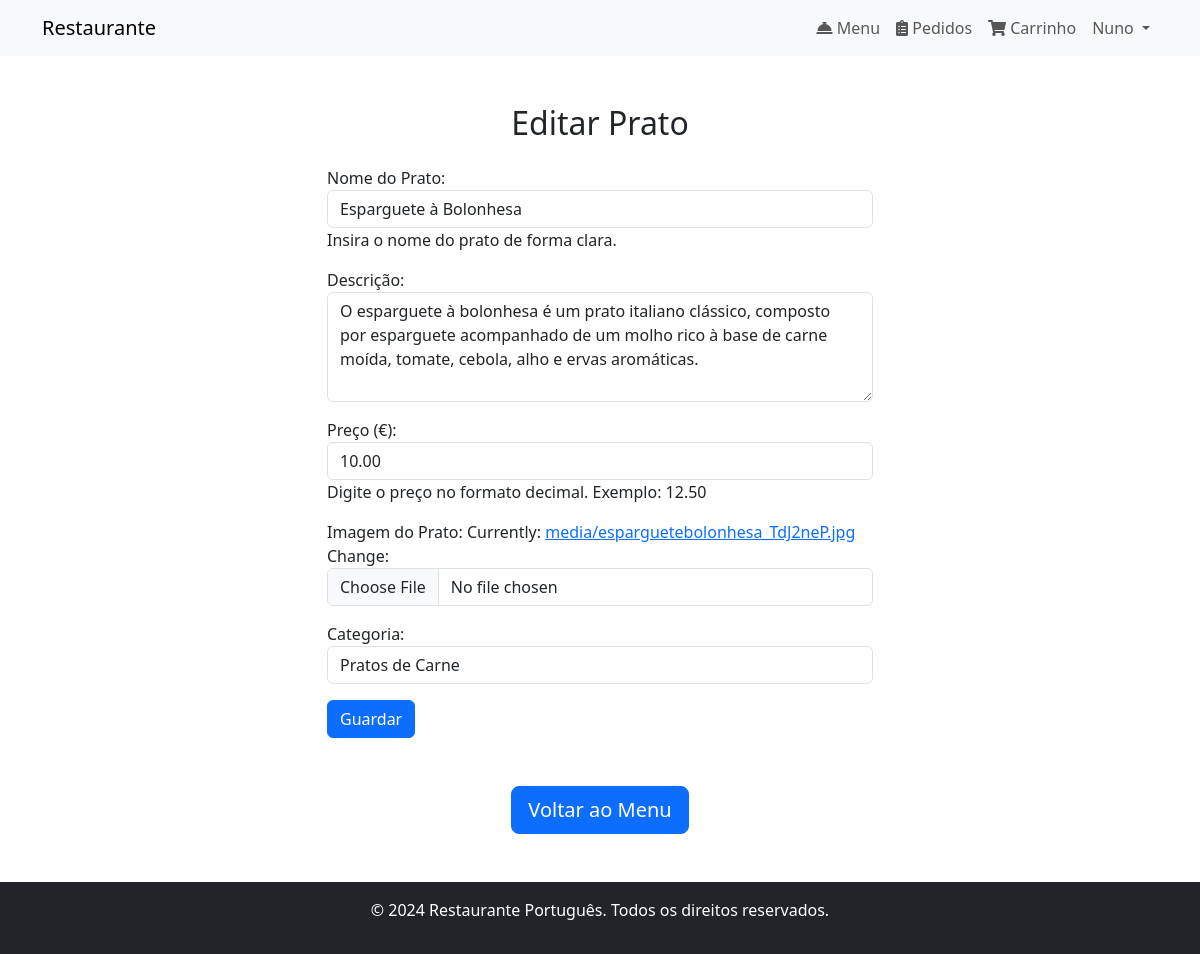
The page /menu/editar/6/ (signed in) on the database its author committed.
### menu/models.py (models this page shows, shortened)
class Prato(models.Model):
    nome = models.CharField(max_length=100)
    descricao = models.TextField()
    preco = models.DecimalField(max_digits=6, decimal_places=2)
    imagem = models.ImageField(upload_to='media/')
    categoria = models.CharField(
        max_length=50,
        choices=[
            ('Entradas', 'Entradas'),
            ('Sopas', 'Sopas'),
            ('Carne', 'Pratos de Carne'),
            ('Peixe', 'Pratos de Peixe'),
            ('Sobremesas', 'Sobremesas'),
            ('Sumos', 'Sumos'),
            ('Vinhos', 'Vinhos'),
            ('Cafés', 'Cafés'),
        ]
    )

### menu/views.py (the view)
# urls.py: path('editar/<int:pk>/', views.editar_prato, name='editar_prato'),
@login_required
@permission_required('menu.change_prato', raise_exception=True)
def editar_prato(request, pk):
    prato = get_object_or_404(Prato, pk=pk)
    if request.method == 'POST':
        form = PratoForm(request.POST, request.FILES, instance=prato)
        if form.is_valid():
            form.save()
            return redirect('menu')
    else:
        form = PratoForm(instance=prato)
    return render(request, 'editar_prato.html', {'form': form, 'prato': prato})

### menu/templates/editar_prato.html (shortened to what this page needs)
{% extends 'base.html' %}
{% block content %}
<main class="container my-5">
    <h2 class="text-center mb-4">Editar Prato</h2>
    <div class="row justify-content-center">
        <div class="col-md-6">
            <form method="POST" action="{% url 'editar_prato' prato.pk %}" enctype="multipart/form-data">
                {{ form.as_p }}
                <button type="submit" class="btn btn-primary">Guardar</button>
            </form>
        </div>
    </div>
    <div class="text-center mt-5">
        <a href="{% url 'menu' %}" class="btn btn-primary btn-lg">
            Voltar ao Menu
        </a>
    </div>
</main>
{% endblock %}

### templates/base.html (shortened to what this page needs)
<!DOCTYPE html>
<html lang="pt">
<head>
    <link href="https://cdn.jsdelivr.net/npm/bootstrap@5.3.3/dist/css/bootstrap.min.css" rel="stylesheet">
    <link href="https://cdnjs.cloudflare.com/ajax/libs/font-awesome/5.15.4/css/all.min.css" rel="stylesheet">
</head>
<body>
    <nav class="navbar navbar-expand-lg navbar-light bg-light">
        <div class="container">
            <a class="navbar-brand" href="{% url 'homepage' %}">Restaurante</a>
            <div class="collapse navbar-collapse" id="navbarNav">
                <ul class="navbar-nav ms-auto">
                    <li class="nav-item">
                        <a class="nav-link" href="{% url 'menu' %}">
                            <i class="fas fa-concierge-bell"></i> Menu
                        </a>
                    </li>
                    <li class="nav-item">
                        <a class="nav-link" href="{% url 'orders' %}">
                            <i class="fas fa-clipboard-list"></i> Pedidos
                        </a>
                    </li>
                    <li class="nav-item">
                        <a class="nav-link" href="{% url 'visualizar_carrinho' %}">
                            <i class="fas fa-shopping-cart"></i> Carrinho
                        </a>
                    </li>
                    {% if user.is_authenticated %}
                        <li class="nav-item dropdown">
                            <a class="nav-link dropdown-toggle" href="#" id="userDropdown" role="button" data-bs-toggle="dropdown" aria-expanded="false">
                                {{ user.username }}
                            </a>
                        </li>
                    {% else %}
                        <li class="nav-item"><a class="btn btn-outline-success ms-3 px-4 py-2 fw-bold" href="{% url 'registo' %}" role="button">Registo</a></li>
                        <li class="nav-item"><a class="btn btn-primary ms-2 px-4 py-2 fw-bold" href="{% url 'login' %}" role="button">Login</a></li>
                    {% endif %}
                </ul>
            </div>
        </div>
    </nav>
    <main>
        {% block content %}
        {% endblock %}
    </main>
    <footer class="bg-dark text-white text-center py-3 mt-auto">
        <p>&copy; 2024 Restaurante Português. Todos os direitos reservados.</p>
    </footer>
</body>
</html>

### templates/base.html (style rules this page uses)
body { display: flex; flex-direction: column; min-height: 100vh; }
main { flex: 1; }

### rows shown on the page
Prato: nome "Esparguete à Bolonhesa", descricao "O esparguete à bolonhesa é um prato italiano clássico, composto por esparguete acompanhado de um molho rico à base de carne moída, tomate, cebola, alho e ervas aromáticas.", preco "10.00", categoria "Pratos de Carne"

### other values the page prints
{{ user.username }} "Nuno"
